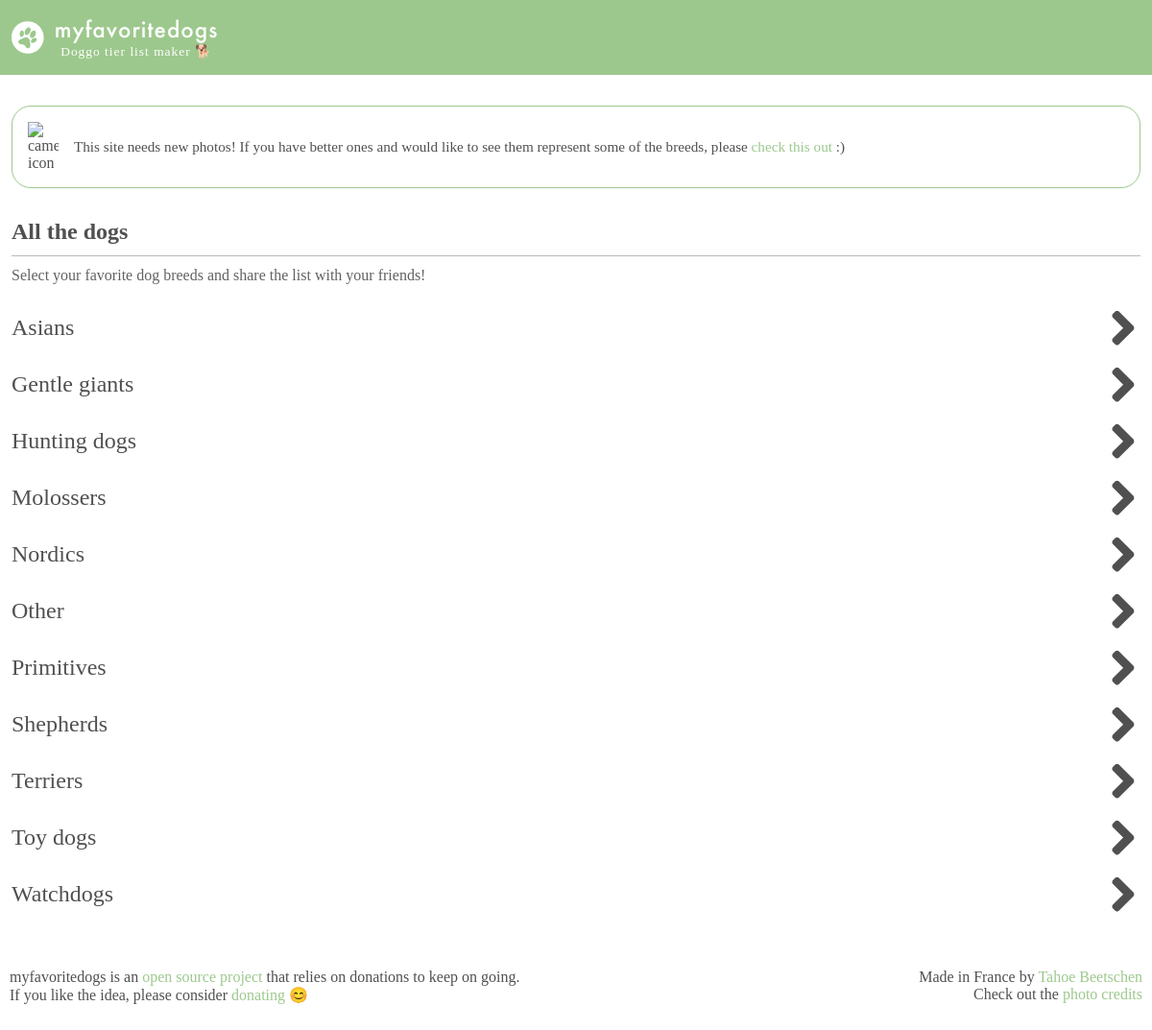
The page / on the database its author committed.
### tables this page shows
CREATE TABLE `dogtags` (
  `tag_id` INTEGER NOT NULL PRIMARY KEY,
  `name` text NOT NULL
);

### src/php/config.php (called while the page is built)
<?php $homeURL = 'http://localhost/myfavoritedogs' ?>

### index.php (the view, shortened to what this page needs)
<?php require_once('src/php/config.php');
    $db = new SQLite3('myfavoritedogs.db');
    $tags = $db->query('SELECT * FROM dogtags ORDER BY name');
    $bodyClasses = 'noSelection homepage';
    include 'header.php';
?>
<main class="allDogs">
    <div class="bigTitle">
        <h2>All the dogs</h2>
        <div class="hr"></div>
        <p>Select your favorite dog breeds and share the list with your friends!</p>
    </div>
    <?php while ($tag = $tags->fetchArray()) { ?>
        <section>
            <button class="accordion">
                <span><?= $tag['name'] ?></span>
                <svg xmlns="http://www.w3.org/2000/svg" viewBox="0 0 91.8 59.3">
                    <path d="M41,57.2,2,18.2A6.8,6.8,0,0,1,2,8.5H2L8.5,2a6.8,6.8,0,0,1,9.7,0h0L45.9,29.7,73.5,2a6.8,6.8,0,0,1,9.7,0h.1l6.4,6.5a6.9,6.9,0,0,1,.1,9.7h-.1l-39,39a6.8,6.8,0,0,1-9.6.1Z" transform="translate(0 0)" fill="#505050" />
                </svg>
            </button>
        </section>
    <?php } ?>
</main>
<div class="overlay"></div>
<?php
    include 'footer.php';
?>

### header.php (shortened to what this page needs)
<!DOCTYPE html>
<html>
<head>
    <link rel='stylesheet' type='text/css' media='screen' href='<?= $homeURL . "/src/styles/style.css" ?>'>
</head>
<body class="<?= $bodyClasses ?? '' ?>">
<header>
    <div class="container">
        <a href="<?= $homeURL ?>"><h1>
            <div class="text">
                <span>myfavoritedogs</span>
                <span style="font-size: .6em" id="tagline">Doggo tier list maker 🐕</span>
            </div>
            </h1>
        </a>
    </div>
</header>
<?php if (isset($bodyClasses) && str_contains($bodyClasses, 'homepage')) {
    include 'notice.php';
} ?>

### notice.php
<div class="notice">
    <div class="container">
        <img  class="icon" src="src/images/camera.svg" alt="camera icon">
        <p>This site needs new photos! If you have better ones and would like to see them represent some of the breeds, please <a href="https://github.com/morceaudebois/myfavoritedogs#photos">check this out</a> :)</p>
    </div>
</div>

### footer.php (shortened to what this page needs)
<footer>
    <div class="doubleContainer">
        <div class="half">
            <p>myfavoritedogs is an <a href="https://github.com/morceaudebois/myfavoritedogs">open source project</a> that relies on donations to keep on going.<br>If you like the idea, please consider <a href="https://ko-fi.com/tahoe">donating</a> 😊</p>
        </div>
        <div class="half">
            <p>Made in France by <a href="https://tahoe.be/">Tahoe Beetschen</a>
                <br>Check out the <a href="<?= $homeURL . "/credits.php" ?>">photo credits</a>
            </p>
        </div>
    </div>
</footer>
</body></html>

### src/styles/style.css (style rules this page uses)
body { margin:0;font-family:"Futura Regular";color:#505050;background-color:#fff }
body main { max-width:1200px;margin:auto;width:100%;padding:0 12px;box-sizing:border-box }
body a { color:#9dc88d;text-decoration:none }
body .doubleContainer { display:flex;justify-content:space-between;flex-direction:row }
p { font-weight:400 }
.overlay { z-index:5;position:fixed;width:100%;height:100vh;background-color:rgba(0,0,0,0);top:0;left:0;pointer-events:none;transition-property:all .5s;transition-duration:.5s;transition-timing-function:cubic-bezier(0, 1, 0.5, 1) }
.bigTitle { margin-bottom:2em }
.bigTitle h2,.bigTitle p { margin:unset }
.bigTitle p { opacity:.9 }
.bigTitle .hr { border-top:1px solid #505050;opacity:.4;margin:.7em 0 }
header { background-color:#9dc88d;padding:1em 0;color:#fff;position:relative;z-index:4 }
header .container { max-width:1200px;margin:auto;width:100%;padding:0 12px;box-sizing:border-box;display:flex;justify-content:space-between }
header a { color:#fff;text-decoration:none }
header a h1 { margin:unset;font-family:"Futura Medium";font-size:1.4em;font-weight:500;letter-spacing:1px;display:flex;gap:.5em }
header a h1 svg { display:inline-block;max-width:1.5em;width:100% }
header a h1 .text { flex-direction:column;font-weight:100 }
header a h1 .text #tagline { font-family:"Futura Regular" }
header div { display:flex;align-items:center }
main { margin:2em }
main.allDogs { max-width:1200px;margin:auto;width:100%;padding:0 12px;box-sizing:border-box;margin:2em auto }
main.allDogs button.accordion { background:#fff;width:100%;border:none;outline:none;padding:0;text-align:left;font-size:1.5em;font-family:Futura;color:#505050;font-weight:500;cursor:pointer;transition:background-color .2s linear;display:flex;justify-content:space-between;align-items:center }
main.allDogs button.accordion svg { width:1.5em;transform:rotate(-90deg);transition:all .2s linear }
footer { max-width:1200px;margin:auto;width:100%;padding:0 12px;box-sizing:border-box;margin-bottom:6em;padding:0 10px }
footer .doubleContainer .half:last-child { text-align:right }
.notice { max-width:1200px;margin:auto;width:100%;padding:0 12px;box-sizing:border-box;margin-top:2em }
.notice .container { display:flex;padding:1em;border-radius:20px;border:1px solid #9dc88d;align-items:center;gap:1em;box-sizing:border-box;background-color:#fff }
.notice img { width:100%;max-width:2em }
.notice p { margin:0;text-align:justify;font-size:.95em }

### rows shown on the page
dogtags: name "Asians"
dogtags: name "Gentle giants"
dogtags: name "Hunting dogs"
dogtags: name "Molossers"
dogtags: name "Nordics"
dogtags: name "Other"
dogtags: name "Primitives"
dogtags: name "Shepherds"
dogtags: name "Terriers"
dogtags: name "Toy dogs"
dogtags: name "Watchdogs"
